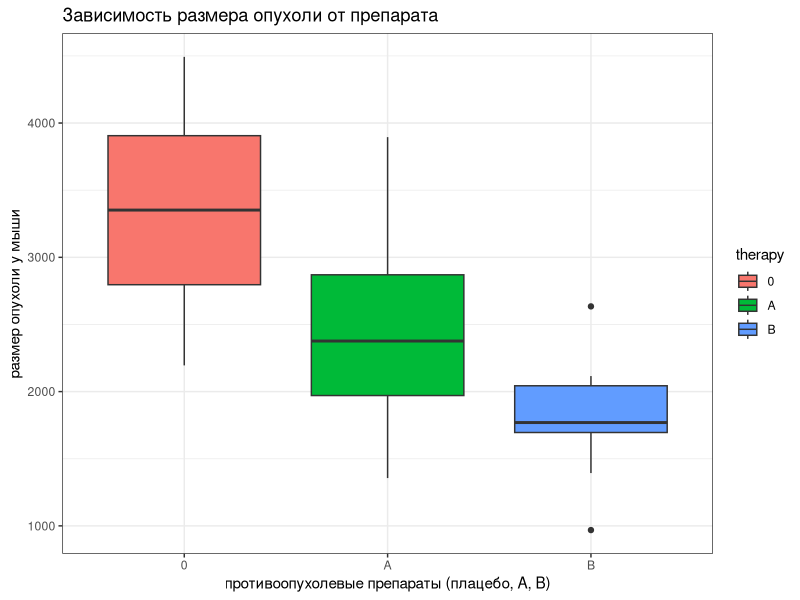
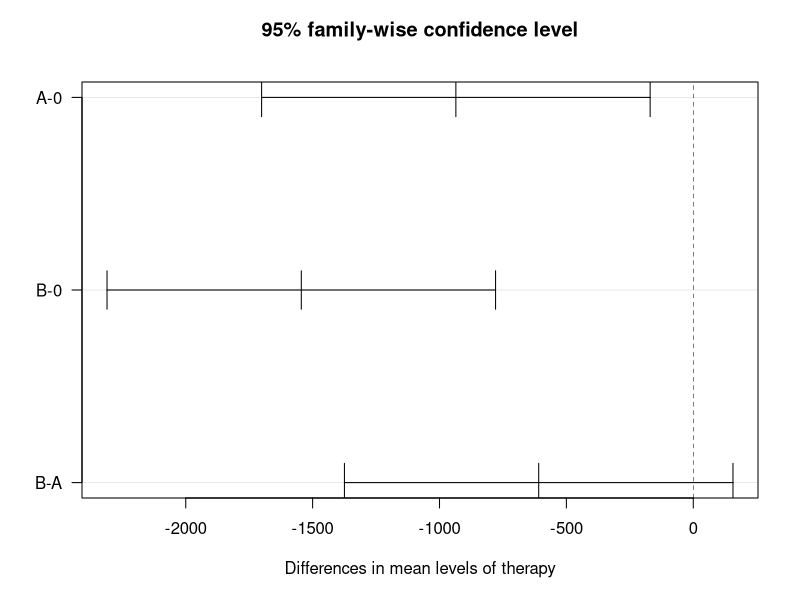

R code for these plots, in order:
## ---- chunk 1
library(tidyverse)
## ---- chunk 2
set.seed(757)
sample_size <- 30
BP_before <- rnorm(n = sample_size, mean = 145, sd = 5)
BP_after <- rnorm(n = sample_size, mean = 120, sd = 5)
## ---- chunk 3
H0 <- "нет значимой разницы между давлением до приема препарата и после"
Ha <- "давление после приема препарата значимо меньше, чем до"
alpha <- 0.05
## ---- chunk 4
res <- t.test(BP_before, BP_after)
sprintf("наблюдаемое значение t-статистики = %.3f", res$statistic)
t_crit <- qt(p=alpha, df=res$parameter, lower.tail=FALSE)
sprintf("критическое значение t-статистики = %.3f", t_crit)
sprintf("P-value = %.2f", res$p.value)

if (res$p.value < alpha){
  print(Ha)
}else{
  print(H0)
}
## ---- chunk 5
sample_size1 <- 100
sample_size2 <- 30
set.seed(757)

generate_dataset <- function(n) {
  smokers <- rep(c(TRUE, FALSE), each = n/2)
  # Генерация случаев рака легких для курящих
  cancer_in_smokers <- sample(c(TRUE, FALSE), size = n/2, 
                              prob = c(0.8, 0.2), replace = TRUE)
  
  # Генерация случаев рака легких для некурящих
  cancer_in_nonsmokers <- sample(c(TRUE, FALSE), size = n/2, 
                                 prob = c(0.2, 0.8), replace = TRUE)
  
  # Сборка датасета
  return(data.frame(
    smoker = smokers,
    lung_cancer = c(cancer_in_smokers, cancer_in_nonsmokers)))
}

dataset1 <- generate_dataset(sample_size1)
dataset2 <- generate_dataset(sample_size2)
## ---- chunk 6
H0 <- "нет значимой связи между курением и развитием рака легких, заболеваемоть одинакова у курящих и некурящих"
Ha <- "есть статистически значимая связь между курением и развитием рака легких"
alpha <- 0.05
## ---- chunk 7
# выборка 1
# Создание таблицы сопряженности
table_data1 <- table(dataset1$smoker, dataset1$lung_cancer)
dimnames(table_data1) <- list(
  Smoking_Status = c("Non-Smoker", "Smoker"),
  Lung_Cancer = c("No", "Yes"))
table_data1

res_chi <- chisq.test(table_data1)
sprintf("наблюдаемое значение статистики хи-квадрат = %.3f", res_chi$statistic)
t_crit <- qchisq(p=alpha, df=res_chi$parameter, lower.tail=FALSE)
sprintf("критическое значение статистики хи-квадрат = %.3f", t_crit)
sprintf("P-value критерия хи-квадрат = %.3f", res_chi$p.value)

if (res_chi$p.value < alpha){
  print(Ha)
}else{
  print(H0)
}

# выборка 2
table_data2 <- table(dataset2$smoker, dataset2$lung_cancer)
dimnames(table_data2) <- list(
  Smoking_Status = c("Non-Smoker", "Smoker"),
  Lung_Cancer = c("No", "Yes"))
table_data2

res_fisher <- fisher.test(table_data2)
sprintf("P-value теста Фишера = %.3f", res_fisher$p.value)
if (res_fisher$p.value < alpha){
  print(Ha)
}else{
  print(H0)
}
## ---- chunk 8
res_fisher$estimate
res_fisher$conf.int[1:2]
## ---- chunk 9
set.seed(757)

new <- runif(n=30, min=0, max=4)
diets <- runif(n=30, min=2, max=6)
## ---- chunk 10
H0 <- "нет значимой разницы в уровне болевых симптомов между новым методом и диетотерапией"
Ha <- "есть статистически значимая разница: новый метод лечения значимо меняет уровень болевых симптомов по сравнению с диетотерапией"
alpha <- 0.05
## ---- chunk 11
res <- wilcox.test(new, diets, alternative="less")
sprintf("наблюдаемое значение U-статистики = %.f", res$statistic)
W_crit <- 338 # для выборок размерами по 30 и alpha=0.05
# https://koi.tspu.ru/biostat/Mann-Whitney%20statistics.pdf
sprintf("критическое значение U-статистики = %.f", W_crit)
sprintf("P-value критерия хи-квадрат = %.3f", res$p.value)
if (res$p.value < alpha){
  print(Ha)
}else{
  print(H0)
}
## ---- chunk 12
tumor <- tibble(
  therapy = c(rep("0", 10), rep("A", 10), rep("B", 10)),
  value = c(rep(3213, 10), rep(2687, 10), rep(2423, 10))
) %>%
  mutate(therapy = factor(therapy, levels = c("0", "A", "B")))
tumor$value <- tumor$value + rnorm(30, 0, 760)
tumor
## ---- chunk 13
tumor %>% 
  ggplot(aes(therapy, value, fill=therapy)) +
  geom_boxplot() +
  theme_bw() +
  labs(title = "Зависимость размера опухоли от препарата",
      x = "противоопухолевые препараты (плацебо, A, B)",
      y = "размер опухоли у мыши")
## ---- chunk 14
H0 <- "нет значимой разницы в размере опухоли между противоопухолевыми препаратами (плацебо, A, B)"
Ha <- "есть статистически значимая разница между противоопухолевыми препаратами (плацебо, A, B)"
alpha <- 0.05
## ---- chunk 15
anova <- aov(value ~ therapy, data = tumor)
summary(anova)
## ---- chunk 16
TukeyHSD(anova)
## ---- chunk 17
# построим доверительные интервалы
fig <- plot(TukeyHSD(anova), las = 1)
